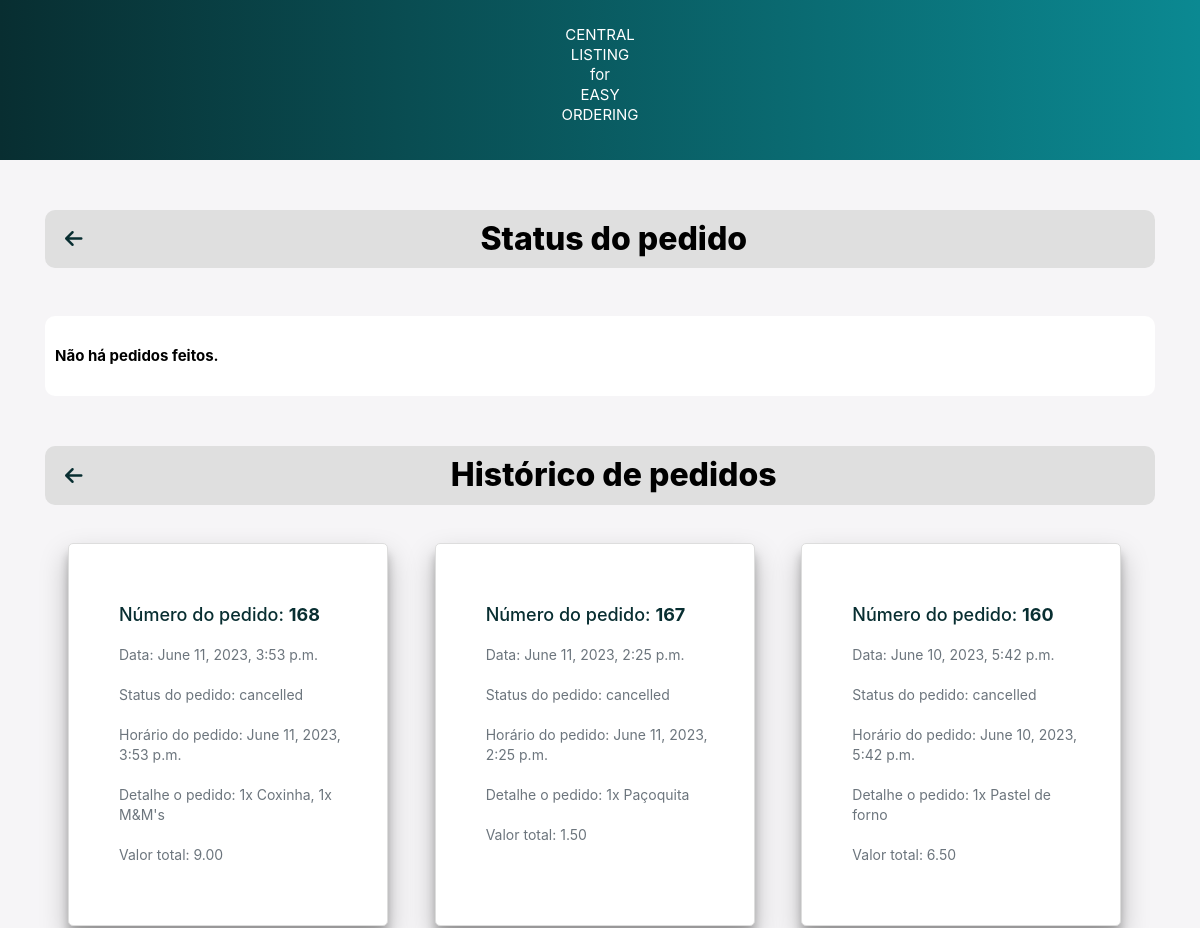
The page /order_status/ (signed in, upper part) on the database as committed earlier.
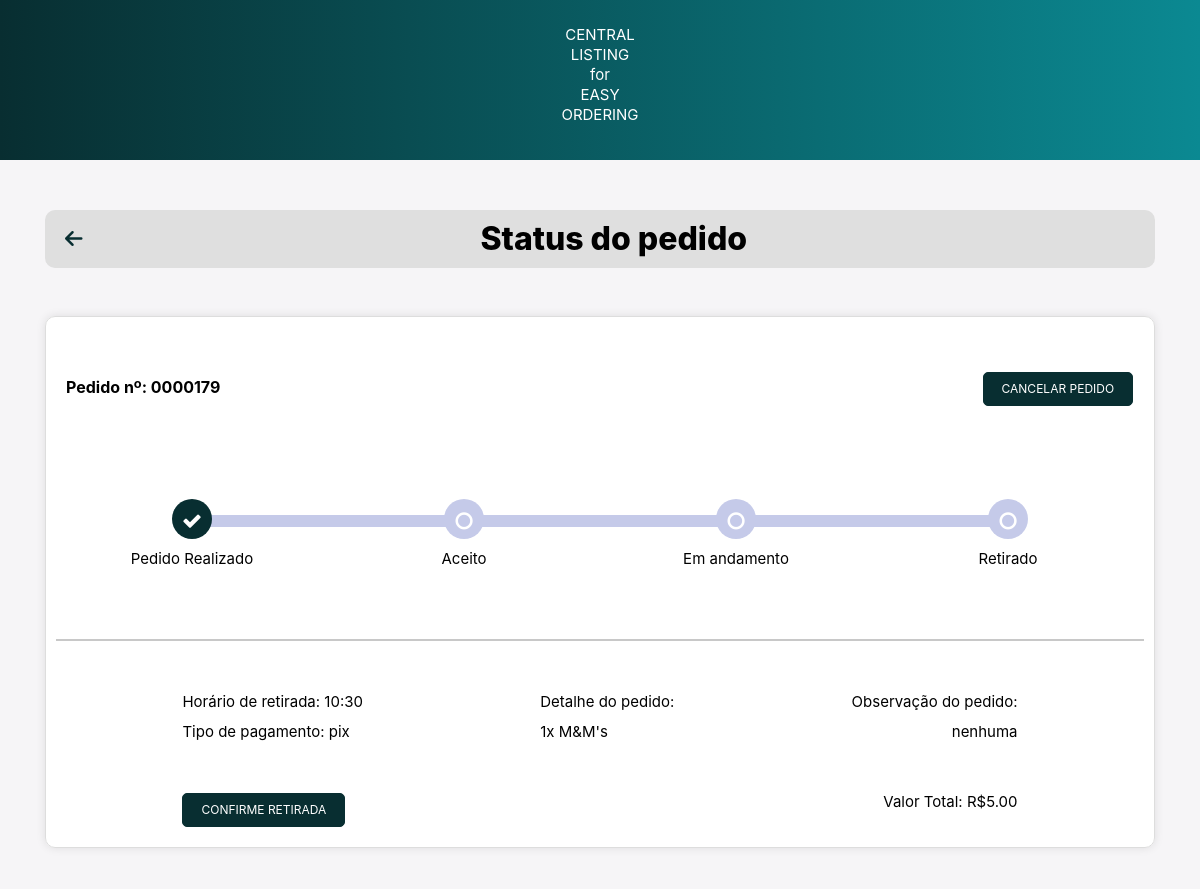
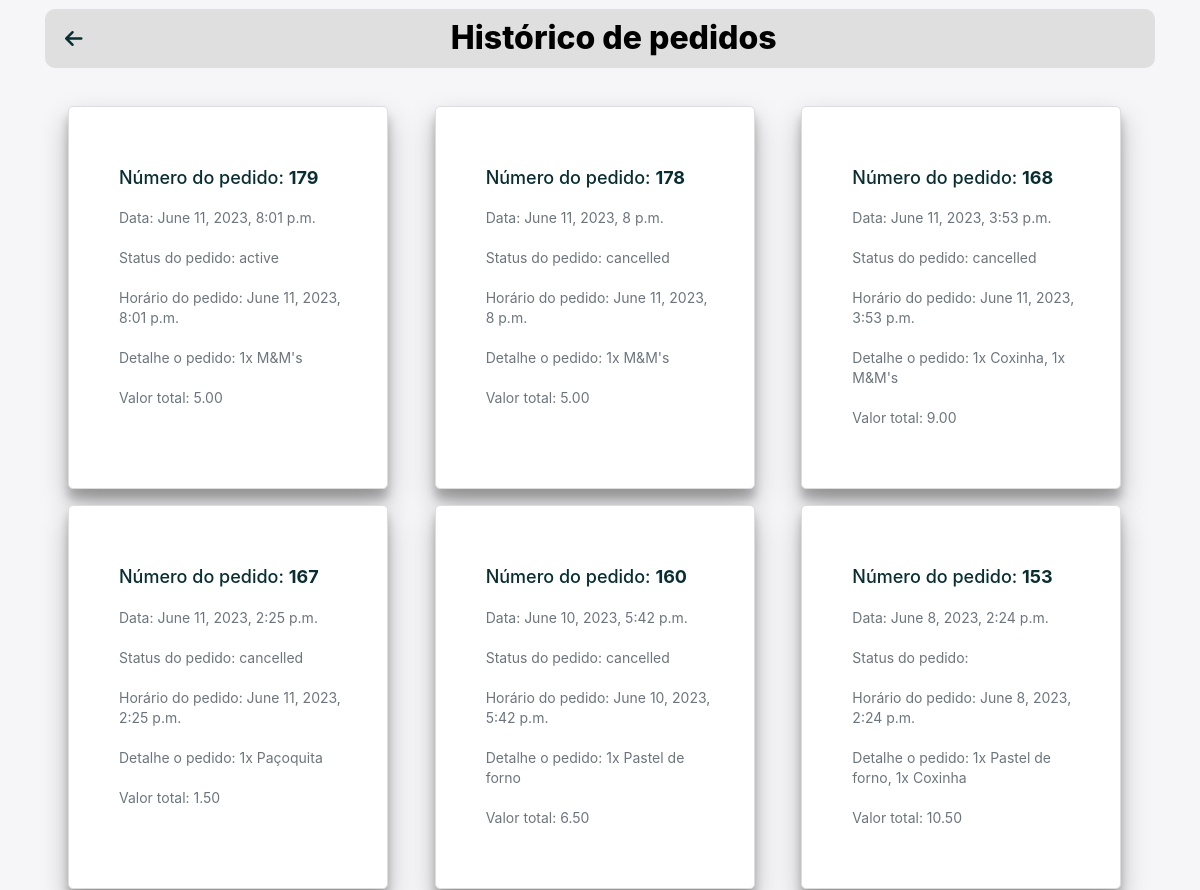
The same page on the database as committed later (2 pictures, top to bottom).
### main/models.py (models this page shows)
class Order(models.Model):
    PAYMENT_METHOD_CHOICES = [
        ('pix', 'PIX'),
        ('credit_card', 'Credit Card'),
    ]
    user = models.ForeignKey(User, on_delete=models.CASCADE)
    order = models.CharField(max_length=1000)
    order_datetime = models.DateTimeField()
    pickup_time = models.DateTimeField()
    total = models.DecimalField(max_digits=6, decimal_places=2)
    obs = models.TextField(blank=True)
    payment_method = models.CharField(max_length=20, choices=PAYMENT_METHOD_CHOICES, null=True)
    order_status = models.CharField(max_length=20, blank=True) #active/ canceled/ finished

### main/views.py (the view, shortened to what this page needs)
# urls.py: path('order_status/', views.order_status, name='order_status'),
@login_required(login_url='login')
def order_status(request):
    cart = Cart.objects.filter(user=request.user)
    cart_obs = CartObs.objects.filter(user=request.user).last()
    order = Order.objects.filter(user=request.user, order_status='active')
    order_history = Order.objects.filter(user=request.user).order_by('-order_datetime')
    context = {
        'order': order,
        'order_history': order_history,
    }
    return render(request, 'order_status.html', context)

### templates/order_status.html (shortened to what the changed rows need)
{% load static %}
<!DOCTYPE html>
<html>
<head>
    <link rel="stylesheet" href="https://cdnjs.cloudflare.com/ajax/libs/font-awesome/6.4.0/css/all.min.css" />
    <link
    rel="stylesheet"
    href="https://cdn.jsdelivr.net/npm/bootstrap@4.3.1/dist/css/bootstrap.min.css"
  />
  <link
    rel="stylesheet"
    href="https://cdnjs.cloudflare.com/ajax/libs/font-awesome/4.7.0/css/font-awesome.css"
  />
  <link rel="stylesheet" type="text/css" href="{% static './css/order_status.css' %}">
</head>
<body>
    <div class="container">
        <div class="top-bar">
            <h1 class="top-bar-title">Status do pedido</h1>
        </div>
    </div>
    {% for order in order %}
      {% if order.order_status == "active" %}
        <div class="container">
          <div class="card">
            <div class="timeline-container">
              <div class="bottom-container">
                <div class="order_number_text">
                  Pedido nº: 0000{{ order.id }}</p>
                </div>
                <form method="POST" action="{% url 'cancel_order' %}">
                  <button type="submit" class="btn btn-primary custom-btn" id="cancelar pedido" name="cancel_order" style="text-decoration:none">Cancelar pedido</button>
                </form>
              </div>
              <ul id="progressbar" class="text-center">
                <li class="step0">
                  <div class="step-container">
                    <p class="status-text">Pedido Realizado</p>
                  </div>
                </li>
                <li class="step0">
                  <div class="step-container">
                    <p class="status-text">Aceito</p>
                  </div>
                </li>
                <li class="step0">
                  <div class="step-container">
                    <p class="status-text">Em andamento</p>
                  </div>
                </li>
                <li class="step0">
                  <div class="step-container">
                    <p class="status-text">Retirado</p>
                  </div>
                </li>
              </ul>
              <br><br><br><br><br>
              <div class="track-order">
                <hr>
                <div class="row d-flex justify-content-between px-3 top">
                  <div>
                    <p>Horário de retirada: {{ order.pickup_time|date:"H:i"}}</p>
                    <p>Tipo de pagamento: {{ order.payment_method }}</p>
                    <form method="POST" action="">
                      <button type="submit" class="btn btn-primary custom-btn" id="advance" name="finishorder" style="text-decoration:none">Confirme retirada</button>
                    </form>
                  </div>
                  <div>
                    <p>Detalhe do pedido:</p>
                    <p>{{order.order}}</p>
                  </div>
                  <div class="d-flex flex-column text-sm-right">
                    <p>Observação do pedido:</p>
                    <p>{{ order.obs }}</p>
                    <p><br><br>Valor Total: R${{order.total}}</p>
                  </div>
                </div>
              </div>
            </div>
          </div>
        </div>
      {% endif %}
      {% empty %}
      <div class="container">
        <div class="card">
          <div class="order_number_text">
            <p>Não há pedidos feitos.</p>
          </div>
        </div>
      </div>
    {% endfor %}
    <div class="container">
      <div class="top-bar">
          <h1 class="top-bar-title">Histórico de pedidos</h1>
      </div>
  </div>
    <div class="order-history-container">
      {% for order in order_history %}
      <div class="col-md-4 p-2">
          <div class="cardLower h-100">
              <div class="card-body">
                  <h5 class="order-id">Número do pedido: <span class="order-number">{{ order.id }}</span></h5>
                  <p class="card-text">Data: {{ order.order_datetime }}</p>
                  <p class="card-text">Status do pedido: {{ order.order_status }}</p>
                  <p class="card-text">Horário do pedido: {{ order.order_datetime }}</p>
                  <p class="card-text">Detalhe o pedido: {{ order.order }}</p>
                  <p class="card-text">Valor total: {{ order.total }}</p>
              </div>
          </div>
        </div>
      {% empty %}
          <h5 class="text-center">No orders found.</h5>
      {% endfor %}
  </div>
</body>
</html>

Rows that differ between the two databases and show on the page:
added Order: id "179", pickup_time "10:30", payment_method "pix", order "1x M&M's", obs "nenhuma", total "5.00", order_datetime "June 11, 2023, 8:01 p.m.", order_status "active"
added Order: id "178", order_datetime "June 11, 2023, 8 p.m.", order_status "cancelled", order "1x M&M's", total "5.00", shown under "Histórico de pedidos"
now on this page (row unchanged): Order: id "153", order_datetime "June 8, 2023, 2:24 p.m.", order "1x Pastel de forno, 1x Coxinha", total "10.50", shown under "Histórico de pedidos"
Other text that changed with them:
text no longer shown: "Não há pedidos feitos."
